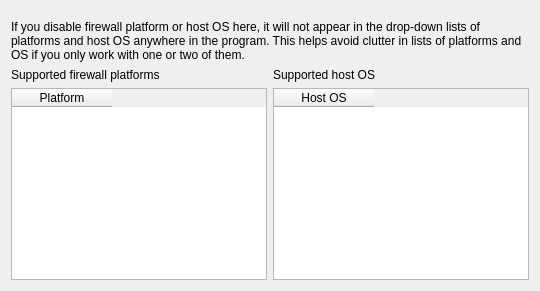
     <widget class="QWidget" name="tabPlatforms">
      <attribute name="title">
       <string>Platforms and OS</string>
      </attribute>
      <layout class="QGridLayout" name="prefs_gridLayout_8">
       <property name="topMargin">
        <number>20</number>
       </property>
       <item row="0" column="0" colspan="2">
        <widget class="QLabel" name="label_6">
         <property name="text">
          <string>If you disable firewall platform or host OS here, it will not appear in the drop-down lists of platforms and host OS anywhere in the program. This helps avoid clutter in lists of platforms and OS if you only work with one or two of them.</string>
         </property>
         <property name="wordWrap">
          <bool>true</bool>
         </property>
        </widget>
       </item>
       <item row="1" column="0">
        <widget class="QLabel" name="label_4">
         <property name="text">
          <string>Supported firewall platforms</string>
         </property>
        </widget>
       </item>
       <item row="1" column="1">
        <widget class="QLabel" name="label_5">
         <property name="text">
          <string>Supported host OS</string>
         </property>
        </widget>
       </item>
       <item row="2" column="0">
        <widget class="QTableWidget" name="enabled_platforms">
         <property name="alternatingRowColors">
          <bool>true</bool>
         </property>
         <property name="selectionMode">
          <enum>QAbstractItemView::SelectionMode::NoSelection</enum>
         </property>
         <property name="showGrid">
          <bool>false</bool>
         </property>
         <property name="cornerButtonEnabled">
          <bool>false</bool>
         </property>
         <column>
          <property name="text">
           <string>Platform</string>
          </property>
         </column>
        </widget>
       </item>
       <item row="2" column="1">
        <widget class="QTableWidget" name="enabled_os">
         <property name="editTriggers">
          <set>QAbstractItemView::EditTrigger::NoEditTriggers</set>
         </property>
         <property name="alternatingRowColors">
          <bool>true</bool>
         </property>
         <property name="selectionMode">
          <enum>QAbstractItemView::SelectionMode::NoSelection</enum>
         </property>
         <property name="showGrid">
          <bool>false</bool>
         </property>
         <property name="cornerButtonEnabled">
          <bool>false</bool>
         </property>
         <column>
          <property name="text">
           <string>Host OS</string>
          </property>
         </column>
        </widget>
       </item>
      </layout>
     </widget>
